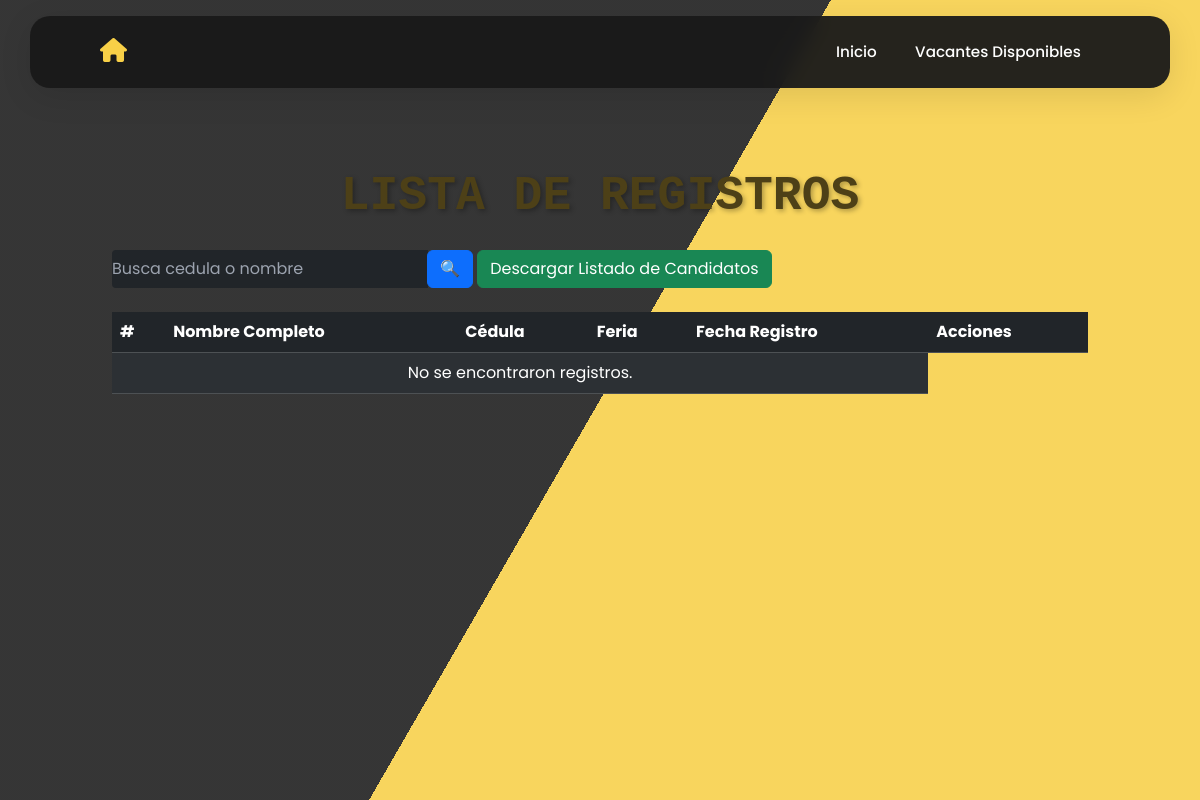
Page /registros/ on the earlier database version.
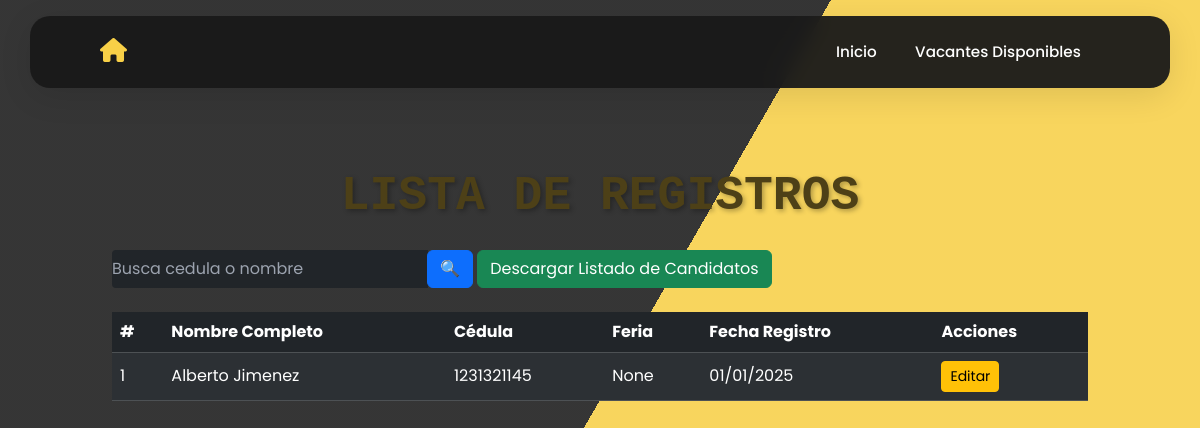
Same page on the later database version.
### vacantes/models.py (models this page shows, shortened)
class RegistroCandidato(models.Model):
    SEX_CHOICES = [
        ('Mujer', 'Mujer'),
        ('Hombre', 'Hombre'),
        ('Intersexual', 'Intersexual'),
    ]
    DOCUMENT_TYPE_CHOICES = [
        ('CEDULA DE CIUDADANIA', 'CEDULA DE CIUDADANIA'),
        ('PERMISO ESPECIAL DE PERMANENCIA', 'PERMISO ESPECIAL DE PERMANENCIA'),
        ('TARJETA DE IDENTIDAD', 'TARJETA DE IDENTIDAD'),
        ('DOCUMENTO NACIONAL DE IDENTIFICACION', 'DOCUMENTO NACIONAL DE IDENTIFICACION'),
        ('PASAPORTE', 'PASAPORTE'),
        ('CEDULA DE EXTRANJERIA', 'CEDULA DE EXTRANJERIA'),
    ]
    EDUCATION_LEVEL_CHOICES = [
        ('BASICA PRIMARIA', 'BASICA PRIMARIA'),
        ('BASICA SECUNDARIA', 'BASICA SECUNDARIA'),
        ('BACHILLER ACADEMICO', 'BACHILLER ACADEMICO'),
        ('ESTUDIANTE BACHILLER ACADEMICO', 'ESTUDIANTE BACHILLER ACADEMICO'),
        ('TECNICO LABORAL/PROFESIONAL', 'TECNICO LABORAL/PROFESIONAL'),
        ('ESTUDIANTE TECNICO LABORAL/PROFESIONAL', 'ESTUDIANTE TECNICO LABORAL/PROFESIONAL'),
        ('TECNOLOGO', 'TECNOLOGO'),
        ('ESTUDIANTE TECNOLOGO', 'ESTUDIANTE TECNOLOGO'),
        ('PROFESIONAL', 'PROFESIONAL'),
        ('ESTUDIANTE PROFESIONAL', 'ESTUDIANTE PROFESIONAL'),
        ('POSGRADO', 'POSGRADO'),
    ]
    SCHEDULE_CHOICES = [
        ('TIEMPO COMPLETO', 'TIEMPO COMPLETO'),
        ('MEDIO TIEMPO', 'MEDIO TIEMPO'),
        ('FINES DE SEMANA', 'FINES DE SEMANA'),
    ]
    DISABILITY_CHOICES = [
        ('SI', 'Sí'),
        ('NO', 'No'),
    ]
    SISE_CHOICES = [
        ('SI', 'Sí'),
        ('NO', 'No'),
    ]
    RECRUITER_CHOICES = [
        ('Diego Alejandro Parra Pinto', 'Diego Alejandro Parra Pinto'),
        ('Jony Edilberto Chisaba Rojas', 'Jony Edilberto Chisaba Rojas'),
        ('Jose Luis Gamez Torres', 'Jose Luis Gamez Torres'),
        ('Jully Andrea Galindo Fonseca', 'Jully Andrea Galindo Fonseca'),
        ('Maria Alejandra Moreno Pedraza', 'Maria Alejandra Moreno Pedraza'),
        ('Sergio Daniel García Donado', 'Sergio Daniel García Donado'),
        ('Steven Alejandro Arevalo Benitez', 'Steven Alejandro Arevalo Benitez'),
        ('Victor De Jesus Fagua Cogollo', 'Victor De Jesus Fagua Cogollo'),
        ('Yennifer Alexandra Ruiz', 'Yennifer Alexandra Ruiz'),
        ('Yesica Natalia Lemos Lemos', 'Yesica Natalia Lemos Lemos'),
    ]
    SALARY_CHOICES = [
        ('Menos de 1 SMMLV', 'Menos de 1 SMMLV'),
        ('1 a 2 SMMLV', '1 a 2 SMMLV'),
        ('2 a 4 SMMLV', '2 a 4 SMMLV'),
        ('4 a 6 SMMLV', '4 a 6 SMMLV'),
        ('6 a 9 SMMLV', '6 a 9 SMMLV'),
        ('9 a 12 SMMLV', '9 a 12 SMMLV'),
        ('12 a 15 SMMLV', '12 a 15 SMMLV'),
        ('15 a 19 SMMLV', '15 a 19 SMMLV'),
        ('20 SMMLV en adelante', '20 SMMLV en adelante'),
    ]
    feria = models.CharField(max_length=100, blank=True, null=True)
    fecha_feria = models.DateField(default=date(2025, 1, 1), blank=True, null=True)
    sexo = models.CharField(max_length=16, choices=SEX_CHOICES)
    tipo_documento = models.CharField(max_length=50, choices=DOCUMENT_TYPE_CHOICES)
    numero_documento = models.CharField(max_length=20, unique=True)
    nombres = models.CharField(max_length=100)
    apellidos = models.CharField(max_length=100)
    numero_celular = models.CharField(max_length=15)
    correo_electronico = models.EmailField()
    fecha_nacimiento = models.DateField()
    formacion_academica = models.CharField(max_length=40, choices=EDUCATION_LEVEL_CHOICES)
    programa_academico = models.CharField(max_length=100)
    experiencia_laboral = models.TextField(blank=True, null=True)
    interes_ocupacional = models.TextField(blank=True, null=True)
    departamento = models.ForeignKey(Departamento, on_delete=models.SET_NULL, null=True, blank=True)
    ciudad = models.ForeignKey(Ciudad, on_delete=models.SET_NULL, null=True, blank=True)
    candidato_discapacidad = models.CharField(max_length=2, choices=DISABILITY_CHOICES)
    tipo_discapacidad = models.CharField(max_length=100, blank=True, null=True)
    horario_interesado = models.CharField(max_length=20, choices=SCHEDULE_CHOICES)
    semestre_grado = models.CharField(max_length=100, blank=True, null=True)
    aspiracion_salarial = models.CharField(
        max_length=50,
        choices=SALARY_CHOICES,
        help_text="Seleccione una opción de aspiración salarial.",
        blank=True
    )
    registrado_en_sise = models.CharField(max_length=2, choices=SISE_CHOICES, blank=True, null=True)
    tecnico_seleccion = models.CharField(max_length=40, choices=RECRUITER_CHOICES, blank=True, null=True)
    vacantes_disponibles = models.ManyToManyField("Vacante", related_name="candidatos", blank=True)
    class Meta:
        verbose_name = "Registro de Candidato"
        verbose_name_plural = "Registros de Candidatos"

### vacantes/views.py (the view, shortened to what this page needs)
# urls.py: path('registros/', views.lista_registros, name='lista_registros'),
def lista_registros(request):
    query = request.GET.get('q', '')  # Captura el término de búsqueda
    registros = RegistroCandidato.objects.all()
    context = {
        'registros': registros,
        'query': query
    }
    return render(request, 'lista_registros.html', context)

### vacantes/templates/lista_registros.html (shortened to what this page needs)
{% extends 'base.html' %}
{% block contenido %}
<div class="container mt-5">
    <h1 class="text-center">Lista de Registros</h1>
    <form method="get" class="mb-4">
        <div class="input-group">
            <input class="text-white bg-dark" type="text" name="q" value="{{ query }}" class="form-control" placeholder="Busca cedula o nombre">
            <div class="input-group-append">
                <button class="btn btn-primary" type="submit">🔍</button>
                <a href="{% url 'exportar_candidatos' %}" class="btn btn-success">Descargar Listado de Candidatos</a>
            </div>
        </div>
    </form>
    <table class="table table-dark table-striped">
        <thead>
            <tr>
                <th>#</th>
                <th>Nombre Completo</th>
                <th>Cédula</th>
                <th>Feria</th>
                <th>Fecha Registro</th>
                <th>Acciones</th>
            </tr>
        </thead>
        <tbody>
            {% for registro in registros %}
                <tr>
                    <td>{{ forloop.counter }}</td>
                    <td>{{ registro.nombres }} {{ registro.apellidos }}</td>
                    <td>{{ registro.numero_documento }}</td>
                    <td>{{ registro.feria }}</td>
                    <td>{{ registro.fecha_feria|date:"d/m/Y" }}</td>
                    <td>
                        <a href="{% url 'editar_registro' registro.pk %}" class="btn btn-warning btn-sm">Editar</a>
                    </td>
                </tr>
            {% empty %}
                <tr>
                    <td colspan="5" class="text-center">No se encontraron registros.</td>
                </tr>
            {% endfor %}
        </tbody>
    </table>
</div>
{% endblock %}

Differences in the rows shown:
added RegistroCandidato: nombres "Alberto", apellidos "Jimenez", numero_documento "1231321145", feria "None", fecha_feria "01/01/2025"
Other differences:
text no longer shown: "No se encontraron registros."
